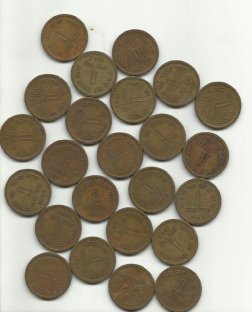
#> input picture coins.jpg, 252 x 312 px
$ python Watershed.py
#> lines starting #> are read from the running program, lines starting #| are printed output that depends on the picture; after the words box and inside, x2 and y2 are one past the last pixel; in counts of white or black regions, pixels touching at a corner belong together
import numpy as np
import cv2
from matplotlib import pyplot as plt

src = cv2.imread('coins.jpg')
#> src is the input picture: shape (312, 252, 3); mean B, G, R 136.3, 153.2, 161.4
img = src.copy()
gray = cv2.cvtColor(img, cv2.COLOR_BGR2GRAY)
ret, thresh = cv2.threshold(
    gray, 0, 255, cv2.THRESH_BINARY_INV + cv2.THRESH_OTSU)
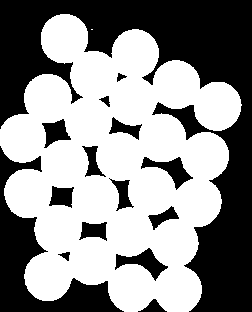
#> thresh: shape (312, 252); 55.9% white; 15 black regions, largest, box (x1, y1, x2, y2) and area: (0, 0, 252, 312) 24925, (0, 146, 124, 312) 5653, (115, 248, 168, 281) 657
#> ret = 162

# Eliminate noise
kernel = np.ones((3, 3), np.uint8)
opening = cv2.morphologyEx(thresh, cv2.MORPH_OPEN, kernel, iterations=2)
#> opening: shape (312, 252); 55.9% white; 15 black regions, largest, box (x1, y1, x2, y2) and area: (0, 0, 252, 312) 24935, (0, 146, 124, 312) 5653, (115, 248, 168, 281) 657

#
sure_bg = cv2.dilate(opening, kernel, iterations=3)
#> sure_bg: shape (312, 252); 66.1% white; 17 black regions (5 under 20 px), largest, box (x1, y1, x2, y2) and area: (0, 0, 252, 312) 21098, (0, 155, 116, 312) 4232, (175, 109, 199, 133) 203

#
dist_transform = cv2.distanceTransform(opening, 1, 5)
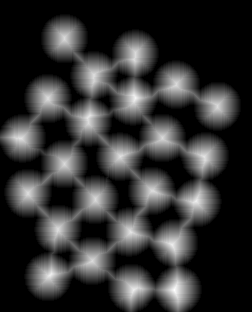
#> dist_transform: shape (312, 252) float32; min 0, max 28, mean 5.5; drawn with min black and max white
ret, sure_fg = cv2.threshold(dist_transform, 0.7 * dist_transform.max(), 255, 0)
#> sure_fg: shape (312, 252) float32; 4.1% white; 24 white regions, largest, box (x1, y1, x2, y2) and area: (166, 278, 183, 303) 250, (127, 89, 143, 107) 181, (127, 283, 144, 299) 179
#> ret = 19.6

# Get an unknown area
sure_fg = np.uint8(sure_fg)
unknown = cv2.subtract(sure_bg, sure_fg)
#> unknown: shape (312, 252); 62.1% white; 41 black regions (5 under 20 px), largest, box (x1, y1, x2, y2) and area: (0, 0, 252, 312) 21098, (0, 155, 116, 312) 4232, (166, 278, 183, 303) 250

#
ret, markers1 = cv2.connectedComponents(sure_fg)
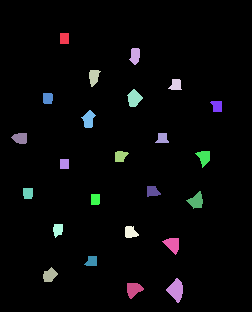
#> markers1: shape (312, 252) int32; 25 distinct labels, from 0 to 24; one colour per label, 0 black
#> ret = 25

# Make sure the background is 1 is not 0
markers = markers1 + 1
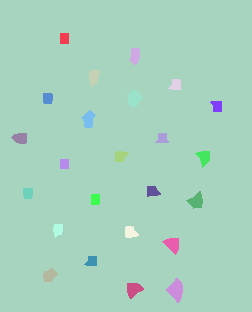
#> markers: shape (312, 252) int32; 25 distinct labels, from 1 to 25; one colour per label, 0 black

# Unknown area marked as 0
markers[unknown == 255] = 0
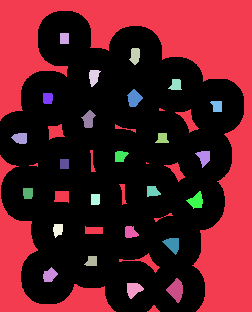
#> markers: shape (312, 252) int32; 26 distinct labels, from 0 to 25; one colour per label, 0 black

markers3 = cv2.watershed(img, markers)
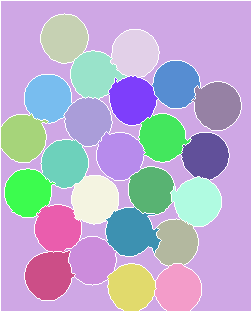
#> markers3: shape (312, 252) int32; 26 distinct labels, from -1 to 25; one colour per label, 0 black, -1 white
img[markers3 == -1] = [0, 0, 255]
#> img: shape (312, 252, 3); 5.06% of pixels changed, all inside (x1, y1, x2, y2) = (0, 0, 252, 312)

plt.subplot(241), plt.imshow(cv2.cvtColor(src, cv2.COLOR_BGR2RGB)),
plt.title('Original'), plt.axis('off')
plt.subplot(242), plt.imshow(thresh, cmap='gray'),
plt.title('Threshold'), plt.axis('off')
plt.subplot(243), plt.imshow(sure_bg, cmap='gray'),
plt.title('Dilate'), plt.axis('off')
plt.subplot(244), plt.imshow(dist_transform, cmap='gray'),
plt.title('Dist Transform'), plt.axis('off')
plt.subplot(245), plt.imshow(sure_fg, cmap='gray'),
plt.title('Threshold'), plt.axis('off')
plt.subplot(246), plt.imshow(unknown, cmap='gray'),
plt.title('Unknow'), plt.axis('off')
plt.subplot(247), plt.imshow(np.abs(markers), cmap='jet'),
plt.title('Markers'), plt.axis('off')
plt.subplot(248), plt.imshow(cv2.cvtColor(img, cv2.COLOR_BGR2RGB)),
plt.title('Result'), plt.axis('off')

plt.show()
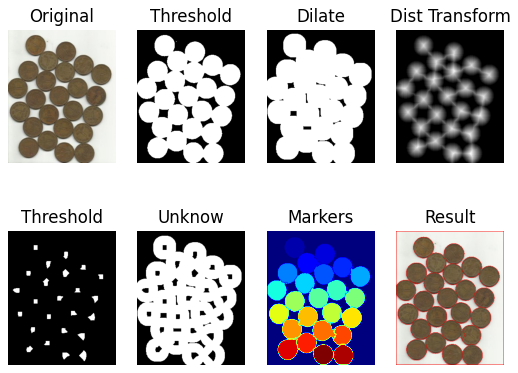
#> figure drawn by matplotlib, 8 panels
